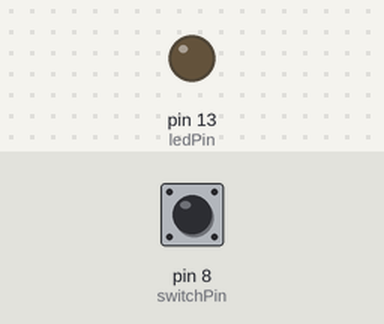
A sketch run on a simulated Arduino Uno, built with avr-gcc and run on an emulated ATmega328P. On the bench: output pins drawn as LEDs (lit = HIGH). Inputs (shaded band) come from the test bench; at power-on: pin 8 (switchPin) HIGH.

Above: at 1.2 s.
1.3 s: pin 8 (switchPin) pulled LOW for 0.15 s
At 2.5 s:
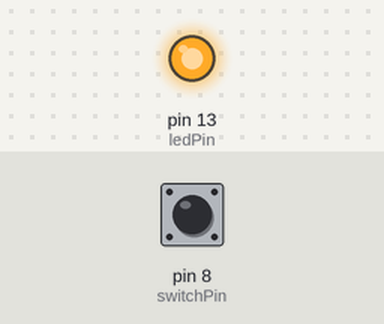
2.9 s: pin 8 (switchPin) pulled LOW for 1 s
At 3.9 s:
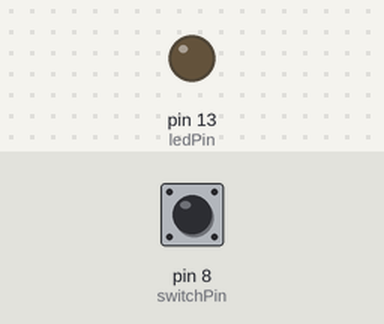
5.4 s: pin 8 (switchPin) pulled LOW for 3.2 s
At 5.8 s:
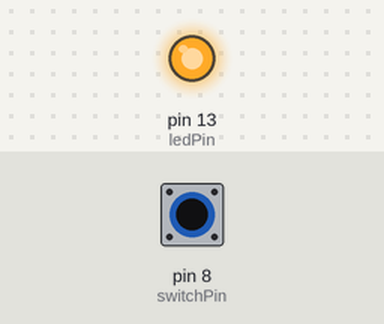
Timing chart, 0 to 8.4 s (numbered marks = the images above; inputs shaded):
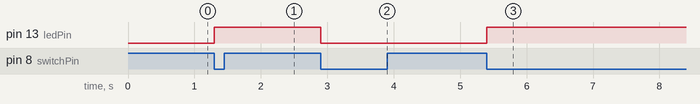

Measured:
- after the input at 1.3 s, pin 13 (ledPin): LOW → HIGH at once
- after the input at 2.9 s, pin 13 (ledPin): HIGH → LOW at once
- after the input at 5.4 s, pin 13 (ledPin): LOW → HIGH at once

The sketch:

AVR_2.1.ino
```cpp
const int switchPin = 8;   // PB0
const int ledPin    = 13;  // PB5
volatile bool ledState = false;
volatile bool lastSwitchState = HIGH;

void setup() {
  pinMode(ledPin, OUTPUT);
  pinMode(switchPin, INPUT_PULLUP);   // use internal pull-up
}

void loop() {
  bool current = digitalRead(switchPin);
  if (lastSwitchState == HIGH && current == LOW) {
    // Falling edge detected
    ledState = !ledState;
    digitalWrite(ledPin, ledState);
  }
  lastSwitchState = current;
}
```
